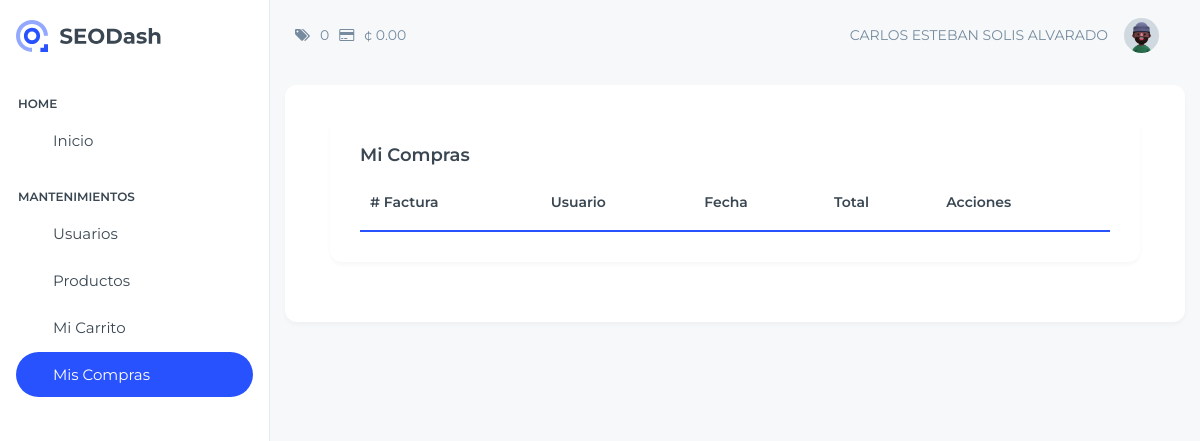
The app's page /View/Carrito/consultarFacturas.php (signed in), older data.
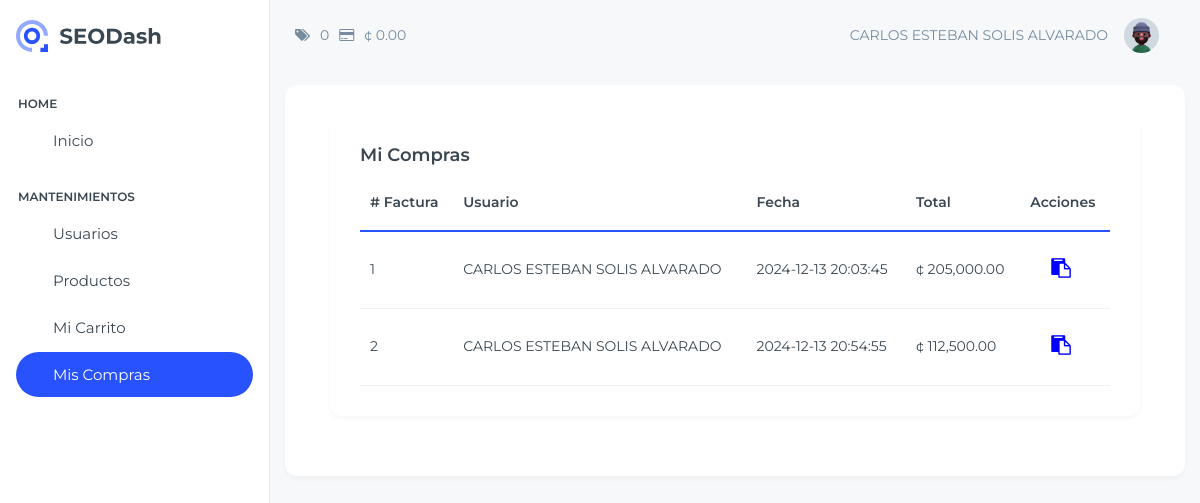
The same page, newer data.
### tables this page shows
CREATE TABLE `tmaestro` (
  `Consecutivo` bigint(20) NOT NULL AUTO_INCREMENT,
  `Fecha` datetime DEFAULT NULL,
  `ConsecutivoUsuario` bigint(20) DEFAULT NULL,
  `Total` decimal(18,2) DEFAULT NULL,
  PRIMARY KEY (`Consecutivo`),
  KEY `FK_MaestroUsuario` (`ConsecutivoUsuario`),
  CONSTRAINT `FK_MaestroUsuario` FOREIGN KEY (`ConsecutivoUsuario`) REFERENCES `tusuario` (`Consecutivo`)
);

CREATE TABLE `tusuario` (
  `Consecutivo` bigint(11) NOT NULL AUTO_INCREMENT,
  `Identificacion` varchar(20) NOT NULL,
  `Nombre` varchar(255) NOT NULL,
  `CorreoElectronico` varchar(80) NOT NULL,
  `Contrasena` varchar(10) NOT NULL,
  `Activo` bit(1) NOT NULL,
  `ConsecutivoRol` int(11) DEFAULT NULL,
  PRIMARY KEY (`Consecutivo`),
  UNIQUE KEY `CorreoElectronico_UNIQUE` (`CorreoElectronico`),
  UNIQUE KEY `Identificacion_UNIQUE` (`Identificacion`),
  KEY `FK_ROL` (`ConsecutivoRol`),
  CONSTRAINT `FK_ROL` FOREIGN KEY (`ConsecutivoRol`) REFERENCES `trol` (`Consecutivo`)
);

### Model/CarritoModel.php (called while the page is built, shortened)
<?php
    function ConsultarFacturasModel($consecutivo)
    {
        try {
            $enlace = AbrirBD();
            $sentencia = "CALL ConsultarFacturas('$consecutivo')" ;
            $result = $enlace -> query($sentencia);
            return $result;
        } catch (Exception $ex) {
            return null;
        }
    }
?>

### Controller/CarritoController.php (called while the page is built, shortened)
<?php
include_once $_SERVER["DOCUMENT_ROOT"] .'/Proyecto_Clase/Model/CarritoModel.php';
function ConsultarFacturas()
{
    return ConsultarFacturasModel($_SESSION["ConsecutivoUsuario"]);
}
?>

### View/Carrito/consultarFacturas.php (the view, shortened to what this page needs)
<?php
    include_once $_SERVER["DOCUMENT_ROOT"] .'/Proyecto_Clase/View/layout.php';
    include_once $_SERVER["DOCUMENT_ROOT"] .'/Proyecto_Clase/Controller/CarritoController.php';
?>
<!doctype html>
<html lang="en">
<?php
    ReferenciasCSS();
?>
<body class="page-wrapper">
    <div id="main-wrapper" data-layout="vertical" data-navbarbg="skin6" data-sidebartype="full"
        data-sidebar-position="fixed" data-header-position="fixed">
        <?php
            MostrarMenu();
        ?>
        <div class="body-wrapper">
            <?php
            MostrarHeader();
            ?>
            <div class="container-fluid">
                <div class="row">
                    <div class="card">
                        <div class="card-body">
                            <div class="card">
                                <div class="card-body">
                                    <h5 class="card-title">Mi Compras</h5>
                                    <div class="table-responsive">
                                        <table id="example" class="table text-nowrap align-middle mb-0">
                                            <thead>
                                                <tr class="border-2 border-bottom border-primary border-0">
                                                    <th scope="col"># Factura</th>
                                                    <th scope="col">Usuario</th>
                                                    <th scope="col">Fecha</th>
                                                    <th scope="col">Total</th>
                                                    <th scope="col">Acciones</th>
                                                </tr>
                                            </thead>
                                            <tbody class="table-group-divider">
                                                <?php
                                                    $datos = ConsultarFacturas();
                                                    While($fila = mysqli_fetch_array($datos))
                                                    {
                                                        echo "<tr>";
                                                        echo "<td>" . $fila["Consecutivo"] . "</td>";
                                                        echo "<td>" . $fila["Nombre"]. "</td>";
                                                        echo "<td>" . $fila["Fecha"]. "</td>";
                                                        echo "<td>¢ " . number_format($fila["Total"],2). "</td>";
                                                        echo '<td>
                                                        <a href="consultarDetalleFactura.php?id=' . $fila["Consecutivo"] . '" class="btn">
                                                            <i class="fa fa-clipboard" style="color:blue; font-size: 1.4em"></i>
                                                        </a>
                                                        </td>';
                                                        echo "</tr>";
                                                    }
                                                ?>
                                            </tbody>
                                        </table>
                                    </div>
                                </div>
                            </div>
                        </div>
                    </div>
                </div>
            </div>
        </div>
    </div>
</body>
</html>

### View/layout.php (shortened to what this page needs)
<?php
include_once $_SERVER["DOCUMENT_ROOT"] .'/Proyecto_Clase/Controller/CarritoController.php';
    function MostrarMenu()
        {
            echo '
            <aside class="left-sidebar">
                    <div>
                        <div class="brand-logo d-flex align-items-center justify-content-between">
                            <a href="home.php" class="text-nowrap logo-img">
                                <img src="../images/logo-light.svg" alt="" />
                            </a>
                            <div class="close-btn d-xl-none d-block sidebartoggler cursor-pointer" id="sidebarCollapse">
                                <i class="ti ti-x fs-8"></i>
                            </div>
                        </div>
                        <nav class="sidebar-nav scroll-sidebar" data-simplebar="">
                            <ul id="sidebarnav">
                                <li class="nav-small-cap">
                                    <i class="ti ti-dots nav-small-cap-icon fs-6"></i>
                                    <span class="hide-menu">Home</span>
                                </li>
                                <li class="sidebar-item">
                                    <a class="sidebar-link" href=" ../Login/home.php" aria-expanded="false">
                                        <span>
                                            <iconify-icon icon="solar:home-smile-bold-duotone" class="fs-6"></iconify-icon>
                                        </span>
                                        <span class="hide-menu">Inicio</span>
                                    </a>
                                </li>';
                                if (isset($_SESSION["NombreUsuario"]) && $_SESSION["ConsecutivoRolUsuario"] == "1") {
                                    echo '
                                <li class="nav-small-cap">
                                    <i class="ti ti-dots nav-small-cap-icon fs-6"></i>
                                    <span class="hide-menu">Mantenimientos</span>
                                </li>
                                <li class="sidebar-item">
                                    <a class="sidebar-link" href=" ../Usuario/consultarUsuarios.php" aria-expanded="false">
                                        <span>
                                            <iconify-icon icon="solar:layers-minimalistic-bold-duotone" class="fs-6">
                                            </iconify-icon>
                                        </span>
                                        <span class="hide-menu">Usuarios</span>
                                    </a>
                                </li>
                                <li class="sidebar-item">
                                    <a class="sidebar-link" href="../Producto/consultarProductos.php" aria-expanded="false">
                                        <span>
                                            <iconify-icon icon="solar:shop-minimalistic-bold" class="fs-6"></iconify-icon>
                                        </span>
                                        <span class="hide-menu">Productos</span>
                                    </a>
                                </li>';
                            }
                            if (isset($_SESSION["NombreUsuario"]))
                            {
                                echo '
                                    <li class="sidebar-item">
                                        <a class="sidebar-link" href=" ../Carrito/consultarCarrito.php" aria-expanded="false">
                                            <span>
                                                <iconify-icon icon="solar:cart-large-2-bold" class="fs-6">
                                                </iconify-icon>
                                            </span>
                                            <span class="hide-menu">Mi Carrito</span>
                                        </a>
                                    </li>
                                    <li class="sidebar-item">
                                        <a class="sidebar-link" href=" ../Carrito/consultarFacturas.php" aria-expanded="false">
                                            <span>
                                                <iconify-icon icon="solar:bill-list-bold" class="fs-6">
                                                </iconify-icon>
                                            </span>
                                            <span class="hide-menu">Mis Compras</span>
                                        </a>
                                    </li>';
                            }
                            echo '
                            </ul>
                        </nav>
                    </div>
                </aside>
            ';
        }
    function MostrarHeader()
        {
        $usuario = "Invitado";
        $cantidad = "0";
        $total = "0";
        if (isset($_SESSION["NombreUsuario"])) {
            $usuario = $_SESSION["NombreUsuario"];
            $cantidad = $_SESSION["CantidadCarrito"];
            $total = $_SESSION["TotalCarrito"];
        }
            echo '
                <header class="app-header">
                    <nav class="navbar navbar-expand-lg navbar-light">
                        <ul class="navbar-nav">
                            <li class="nav-item d-block d-xl-none">
                                <a class="nav-link sidebartoggler nav-icon-hover" id="headerCollapse"
                                    href="javascript:void(0)">
                                    <i class="ti ti-menu-2"></i>
                                </a>
                            </li>
                        </ul>
                        <i class="fa fa-tags" style="margin-right:10px;"></i>' . $cantidad . '
                        <i class="fa fa-credit-card" style="margin-left:10px; margin-right:10px;" ></i>¢ ' . number_format($total,2) . '
                        <div class="navbar-collapse justify-content-end px-0" id="navbarNav">
                            <ul class="navbar-nav flex-row ms-auto align-items-center justify-content-end">
                                ' . $usuario . '
                                <li class="nav-item dropdown">
                                    <a class="nav-link nav-icon-hover" href="javascript:void(0)" id="drop2"
                                        data-bs-toggle="dropdown" aria-expanded="false">
                                        <img src="../images/user-1.jpg" alt="" width="35" height="35"
                                            class="rounded-circle">
                                    </a>
                                    <div class="dropdown-menu dropdown-menu-end dropdown-menu-animate-up"
                                        aria-labelledby="drop2">
                                        <div class="message-body">';
                                            echo'
                                        </div>
                                    </div>
                                </li>
                            </ul>
                        </div>
                    </nav>
                </header>
            ';
        }
    function ReferenciasCSS()
        {
        echo '
            <head>
                <meta charset="utf-8">
                <meta name="viewport" content="width=device-width, initial-scale=1">
                <title>Sistema Web Miércoles Noche</title>
                <link rel="shortcut icon" type="image/png" href="../images/seodashlogo.png" />
                <link rel="stylesheet" href="../css/styles.min.css" />
                <link rel="stylesheet" href="https://cdn.datatables.net/2.1.8/css/dataTables.bootstrap5.css" />
                <link rel="stylesheet" href="https://cdnjs.cloudflare.com/ajax/libs/font-awesome/4.7.0/css/font-awesome.css" />
                <link rel="stylesheet" href="https://cdn.jsdelivr.net/npm/sweetalert2@11.14.5/dist/sweetalert2.min.css" />
            </head>';
        }
?>

### View/css/simplebar.css (style rules this page uses)
[data-simplebar] { position: relative; flex-direction: column; flex-wrap: wrap; justify-content: flex-start; align-content: flex-start; align-items: flex-start; }

Row changes from the older to the newer data that the page shows:
added tmaestro: Consecutivo "1", ConsecutivoUsuario.Nombre "CARLOS ESTEBAN SOLIS ALVARADO", Fecha "2024-12-13 20:03:45", Total "205,000.00"
added tmaestro: Consecutivo "2", ConsecutivoUsuario.Nombre "CARLOS ESTEBAN SOLIS ALVARADO", Fecha "2024-12-13 20:54:55", Total "112,500.00"
